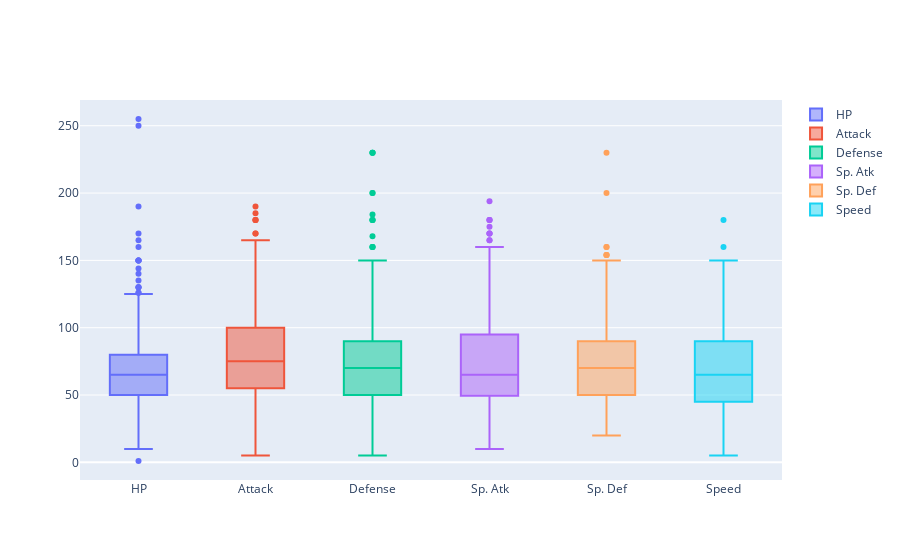

The code cell stored with this chart in its notebook:
### Code cell
trace0 = go.Box(y=df["HP"],name="HP")
trace1 = go.Box(y=df["Attack"],name="Attack")
trace2 = go.Box(y=df["Defense"],name="Defense")
trace3 = go.Box(y=df["Sp. Atk"],name="Sp. Atk")
trace4 = go.Box(y=df["Sp. Def"],name="Sp. Def")
trace5 = go.Box(y=df["Speed"],name="Speed")
data = [trace0, trace1, trace2,trace3, trace4, trace5]
iplot(data)

### Figure 1 — Plotly figure (JSON) as saved in the notebook; plotly's stock layout.template omitted (floating-point values rounded to 4 significant figures; data arrays with more than 128 entries replaced by an {"elided": "..."} marker saying what was removed)
{"data": [{"name": "HP", "type": "box", "y": {"elided": "800 int values"}}, {"name": "Attack", "type": "box", "y": {"elided": "800 int values"}}, {"name": "Defense", "type": "box", "y": {"elided": "800 int values"}}, {"name": "Sp. Atk", "type": "box", "y": {"elided": "800 int values"}}, {"name": "Sp. Def", "type": "box", "y": {"elided": "800 int values"}}, {"name": "Speed", "type": "box", "y": {"elided": "800 int values"}}], "layout": {"autosize": true, "xaxis": {"autorange": true, "range": [-0.5, 5.5], "type": "category"}, "yaxis": {"autorange": true, "range": [-13.11, 269.1], "type": "linear"}}}
